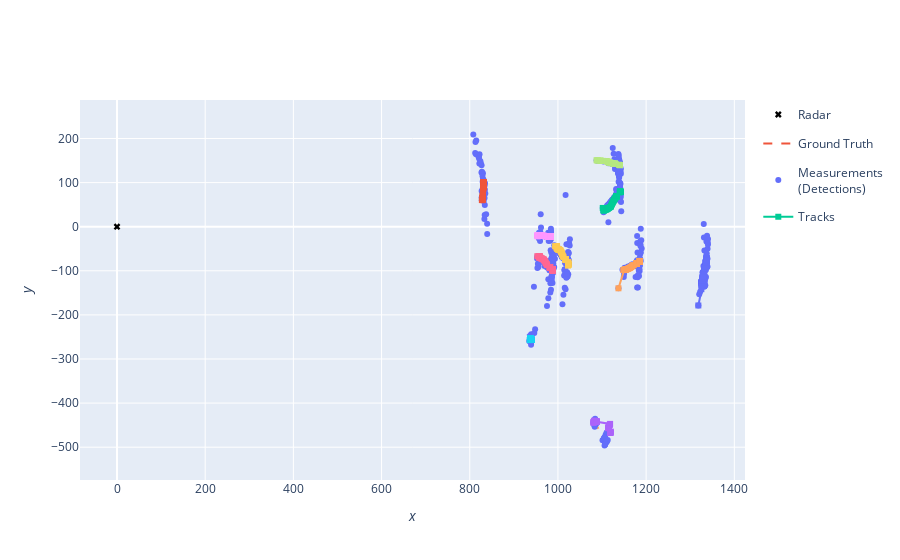

The cell this chart's notebook holds for it:
### Markdown cell above
## Plot simulation results

### Code cell
from stonesoup.plotter import Plotterly

plotter = Plotterly()
plotter.plot_sensors(radar, "Radar")
plotter.plot_ground_truths(all_truths, [0, 2])
plotter.plot_measurements(all_measurements, [0, 2])
plotter.plot_tracks(all_tracks, [0,2])

plotter.fig
